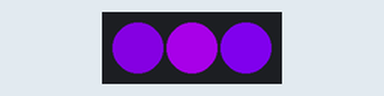
Simulated run of this sketch. Board: Arduino Uno, built with avr-gcc and run on an emulated ATmega328P. Shown: 3 RGB LEDs in strip order, left to right. Dim RGB values are drawn brighter than linear.

Above: at 0.05 s.
At 0.85 s:
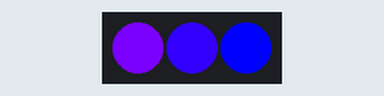
At 1.65 s:
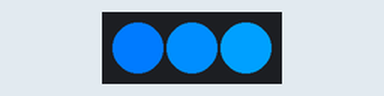
At 3.36 s:
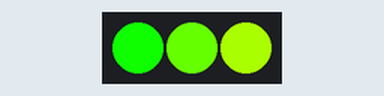
At 6.7 s:
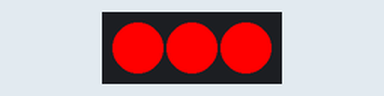
At 10.1 s:
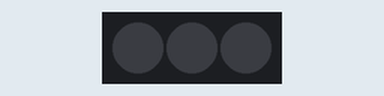
Timing chart, 0 to 12.8 s (numbered marks = the images above):
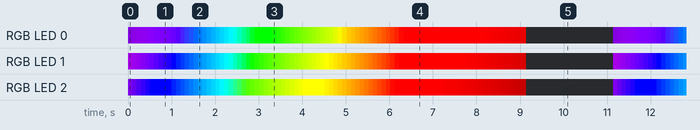

The sketch:

VisibleSpectrum.ino
```cpp
#include <Adafruit_NeoPixel.h>
#ifdef __AVR__
  #include <avr/power.h>
#endif

// Which pin on the Arduino is connected to the NeoPixels?
// On a Trinket or Gemma we suggest changing this to 1
#define PIN            6

// How many NeoPixels are attached to the Arduino?
#define NUMPIXELS      3

// When we setup the NeoPixel library, we tell it how many pixels, and which pin to use to send signals.
// Parameter 1 = number of pixels in strip
// Parameter 2 = Arduino pin number (most are valid)
// Parameter 3 = pixel type flags, add together as needed:
//   NEO_KHZ800  800 KHz bitstream (most NeoPixel products w/WS2812 LEDs)
//   NEO_KHZ400  400 KHz (classic 'v1' (not v2) FLORA pixels, WS2811 drivers)
//   NEO_GRB     Pixels are wired for GRB bitstream (most NeoPixel products)
//   NEO_RGB     Pixels are wired for RGB bitstream (v1 FLORA pixels, not v2)
//   NEO_RGBW    Pixels are wired for RGBW bitstream (NeoPixel RGBW products)
Adafruit_NeoPixel pixels = Adafruit_NeoPixel(NUMPIXELS, PIN, NEO_GRB + NEO_KHZ400);

int delayval = 500; // delay for half a second


// http://stackoverflow.com/questions/3407942/rgb-values-of-visible-spectrum

const int rgbs[101][3] = {
  {97,0,97},
  {109,0,115},
  {118,0,132},
  {124,0,149},
  {129,0,165},
  {131,0,181},
  {130,0,196},
  {128,0,211},
  {123,0,226},
  {116,0,241},
  {106,0,255},
  {89,0,255},
  {70,0,255},
  {51,0,255},
  {29,0,255},
  {0,0,255},
  {0,34,255},
  {0,59,255},
  {0,81,255},
  {0,102,255},
  {0,123,255},
  {0,142,255},
  {0,160,255},
  {0,178,255},
  {0,196,255},
  {0,213,255},
  {0,230,255},
  {0,247,255},
  {0,255,234},
  {0,255,192},
  {0,255,146},
  {0,255,97},
  {0,255,40},
  {15,255,0},
  {36,255,0},
  {54,255,0},
  {70,255,0},
  {86,255,0},
  {101,255,0},
  {115,255,0},
  {129,255,0},
  {143,255,0},
  {156,255,0},
  {169,255,0},
  {182,255,0},
  {195,255,0},
  {207,255,0},
  {219,255,0},
  {231,255,0},
  {243,255,0},
  {255,255,0},
  {255,242,0},
  {255,230,0},
  {255,217,0},
  {255,203,0},
  {255,190,0},
  {255,176,0},
  {255,162,0},
  {255,148,0},
  {255,134,0},
  {255,119,0},
  {255,103,0},
  {255,87,0},
  {255,70,0},
  {255,52,0},
  {255,33,0},
  {255,9,0},
  {255,0,0},
  {255,0,0},
  {255,0,0},
  {255,0,0},
  {255,0,0},
  {255,0,0},
  {255,0,0},
  {255,0,0},
  {255,0,0},
  {255,0,0},
  {255,0,0},
  {255,0,0},
  {255,0,0},
  {255,0,0},
  {248,0,0},
  {241,0,0},
  {233,0,0},
  {226,0,0},
  {219,0,0},
  {211,0,0},
  {204,0,0},
  {196,0,0},
  {188,0,0},
  {181,0,0},
  {173,0,0},
  {165,0,0},
  {157,0,0},
  {149,0,0},
  {141,0,0},
  {132,0,0},
  {124,0,0},
  {115,0,0},
  {106,0,0},
  {97,0,0}
};


void setup() {
  pixels.begin(); // This initializes the NeoPixel library.
}

void loop() {

  // put current color in bin-1, previous bin-0, next bin-2
  int delta = 5; // positive

  for (int idx=0+delta; idx<101-delta; idx++) {
    pixels.setPixelColor(0, pixels.Color(rgbs[idx-delta][0], rgbs[idx-1][1], rgbs[idx-1][2]));
    pixels.setPixelColor(1, pixels.Color(rgbs[idx][0], rgbs[idx][1], rgbs[idx][2]));
    pixels.setPixelColor(2, pixels.Color(rgbs[idx+delta][0], rgbs[idx+1][1], rgbs[idx+1][2]));
    pixels.show();
    delay(100);
  }

  pixels.setPixelColor(0, pixels.Color(0, 0, 0));
  pixels.setPixelColor(1, pixels.Color(0, 0, 0));
  pixels.setPixelColor(2, pixels.Color(0, 0, 0));
  pixels.show();

  delay(2000);

}
```

Measured:
- by itself, RGB LED 2: off → RGB(106, 0, 196) at 0.00 s, → RGB(89, 0, 211) 0.10 s later, → RGB(70, 0, 226) 0.10 s later, → RGB(51, 0, 241) 0.10 s later, … (279 changes in this stretch)
- by itself, RGB LED 0: off → RGB(97, 0, 165) at 0.00 s, → RGB(109, 0, 181) 0.10 s later, → RGB(118, 0, 196) 0.10 s later, → RGB(124, 0, 211) 0.10 s later, … (277 changes in this stretch)
- by itself, everything shown: repeats every 11.1 s, in 85 steps
